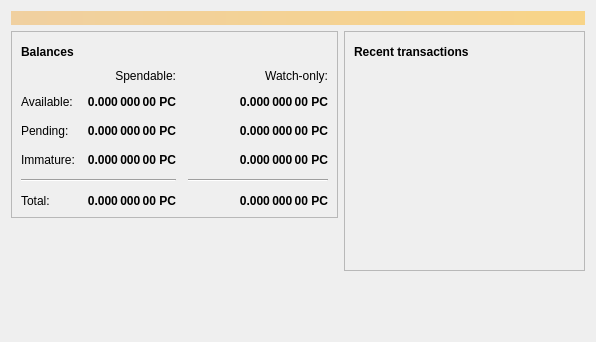
<?xml version="1.0" encoding="UTF-8"?>
<ui version="4.0">
 <class>OverviewPage</class>
 <widget class="QWidget" name="OverviewPage">
  <property name="geometry">
   <rect>
    <x>0</x>
    <y>0</y>
    <width>596</width>
    <height>342</height>
   </rect>
  </property>
  <property name="windowTitle">
   <string>Form</string>
  </property>
  <layout class="QVBoxLayout" name="topLayout">
   <item>
    <widget class="QLabel" name="labelAlerts">
     <property name="visible">
      <bool>false</bool>
     </property>
     <property name="styleSheet">
      <string notr="true">QLabel { background-color: qlineargradient(x1: 0, y1: 0, x2: 1, y2: 0, stop:0 #F0D0A0, stop:1 #F8D488); color:#000000; }</string>
     </property>
     <property name="wordWrap">
      <bool>true</bool>
     </property>
     <property name="margin">
      <number>3</number>
     </property>
     <property name="textInteractionFlags">
      <set>Qt::TextSelectableByMouse</set>
     </property>
    </widget>
   </item>
   <item>
    <layout class="QHBoxLayout" name="horizontalLayout" stretch="1,1">
     <item>
      <layout class="QVBoxLayout" name="verticalLayout_2">
       <item>
        <widget class="QFrame" name="frame">
         <property name="frameShape">
          <enum>QFrame::StyledPanel</enum>
         </property>
         <property name="frameShadow">
          <enum>QFrame::Raised</enum>
         </property>
         <layout class="QVBoxLayout" name="verticalLayout_4">
          <item>
           <layout class="QHBoxLayout" name="horizontalLayout_4">
            <item>
             <widget class="QLabel" name="label_5">
              <property name="font">
               <font>
                <weight>75</weight>
                <bold>true</bold>
               </font>
              </property>
              <property name="text">
               <string>Balances</string>
              </property>
             </widget>
            </item>
            <item>
             <widget class="QPushButton" name="labelWalletStatus">
              <property name="enabled">
               <bool>true</bool>
              </property>
              <property name="maximumSize">
               <size>
                <width>30</width>
                <height>16777215</height>
               </size>
              </property>
              <property name="toolTip">
               <string>The displayed information may be out of date. Your wallet automatically synchronizes with the Patentcoin network after a connection is established, but this process has not completed yet.</string>
              </property>
              <property name="text">
               <string/>
              </property>
              <property name="icon">
               <iconset resource="../patentcoin.qrc">
                <normaloff>:/icons/warning</normaloff>
                <disabledoff>:/icons/warning</disabledoff>:/icons/warning</iconset>
              </property>
              <property name="iconSize">
               <size>
                <width>24</width>
                <height>24</height>
               </size>
              </property>
              <property name="flat">
               <bool>true</bool>
              </property>
             </widget>
            </item>
            <item>
             <spacer name="horizontalSpacer_3">
              <property name="orientation">
               <enum>Qt::Horizontal</enum>
              </property>
              <property name="sizeHint" stdset="0">
               <size>
                <width>40</width>
                <height>20</height>
               </size>
              </property>
             </spacer>
            </item>
           </layout>
          </item>
          <item>
           <layout class="QGridLayout" name="gridLayout">
            <property name="spacing">
             <number>12</number>
            </property>
            <item row="2" column="2">
             <widget class="QLabel" name="labelWatchPending">
              <property name="font">
               <font>
                <weight>75</weight>
                <bold>true</bold>
               </font>
              </property>
              <property name="cursor">
               <cursorShape>IBeamCursor</cursorShape>
              </property>
              <property name="toolTip">
               <string>Unconfirmed transactions to watch-only addresses</string>
              </property>
              <property name="text">
               <string notr="true">0.000 000 00 PC</string>
              </property>
              <property name="alignment">
               <set>Qt::AlignRight|Qt::AlignTrailing|Qt::AlignVCenter</set>
              </property>
              <property name="textInteractionFlags">
               <set>Qt::LinksAccessibleByMouse|Qt::TextSelectableByKeyboard|Qt::TextSelectableByMouse</set>
              </property>
             </widget>
            </item>
            <item row="2" column="1">
             <widget class="QLabel" name="labelUnconfirmed">
              <property name="font">
               <font>
                <weight>75</weight>
                <bold>true</bold>
               </font>
              </property>
              <property name="cursor">
               <cursorShape>IBeamCursor</cursorShape>
              </property>
              <property name="toolTip">
               <string>Total of transactions that have yet to be confirmed, and do not yet count toward the spendable balance</string>
              </property>
              <property name="text">
               <string notr="true">0.000 000 00 PC</string>
              </property>
              <property name="alignment">
               <set>Qt::AlignRight|Qt::AlignTrailing|Qt::AlignVCenter</set>
              </property>
              <property name="textInteractionFlags">
               <set>Qt::LinksAccessibleByMouse|Qt::TextSelectableByKeyboard|Qt::TextSelectableByMouse</set>
              </property>
             </widget>
            </item>
            <item row="3" column="2">
             <widget class="QLabel" name="labelWatchImmature">
              <property name="font">
               <font>
                <weight>75</weight>
                <bold>true</bold>
               </font>
              </property>
              <property name="cursor">
               <cursorShape>IBeamCursor</cursorShape>
              </property>
              <property name="toolTip">
               <string>Mined balance in watch-only addresses that has not yet matured</string>
              </property>
              <property name="text">
               <string notr="true">0.000 000 00 PC</string>
              </property>
              <property name="alignment">
               <set>Qt::AlignRight|Qt::AlignTrailing|Qt::AlignVCenter</set>
              </property>
              <property name="textInteractionFlags">
               <set>Qt::LinksAccessibleByMouse|Qt::TextSelectableByKeyboard|Qt::TextSelectableByMouse</set>
              </property>
             </widget>
            </item>
            <item row="4" column="0" colspan="2">
             <widget class="Line" name="line">
              <property name="orientation">
               <enum>Qt::Horizontal</enum>
              </property>
             </widget>
            </item>
            <item row="4" column="2">
             <widget class="Line" name="lineWatchBalance">
              <property name="sizePolicy">
               <sizepolicy hsizetype="Preferred" vsizetype="Fixed">
                <horstretch>0</horstretch>
                <verstretch>0</verstretch>
               </sizepolicy>
              </property>
              <property name="minimumSize">
               <size>
                <width>140</width>
                <height>0</height>
               </size>
              </property>
              <property name="orientation">
               <enum>Qt::Horizontal</enum>
              </property>
             </widget>
            </item>
            <item row="5" column="0">
             <widget class="QLabel" name="labelTotalText">
              <property name="text">
               <string>Total:</string>
              </property>
             </widget>
            </item>
            <item row="3" column="1">
             <widget class="QLabel" name="labelImmature">
              <property name="font">
               <font>
                <weight>75</weight>
                <bold>true</bold>
               </font>
              </property>
              <property name="cursor">
               <cursorShape>IBeamCursor</cursorShape>
              </property>
              <property name="toolTip">
               <string>Mined balance that has not yet matured</string>
              </property>
              <property name="text">
               <string notr="true">0.000 000 00 PC</string>
              </property>
              <property name="alignment">
               <set>Qt::AlignRight|Qt::AlignTrailing|Qt::AlignVCenter</set>
              </property>
              <property name="textInteractionFlags">
               <set>Qt::LinksAccessibleByMouse|Qt::TextSelectableByKeyboard|Qt::TextSelectableByMouse</set>
              </property>
             </widget>
            </item>
            <item row="2" column="3">
             <spacer name="horizontalSpacer_2">
              <property name="orientation">
               <enum>Qt::Horizontal</enum>
              </property>
              <property name="sizeHint" stdset="0">
               <size>
                <width>40</width>
                <height>20</height>
               </size>
              </property>
             </spacer>
            </item>
            <item row="3" column="0">
             <widget class="QLabel" name="labelImmatureText">
              <property name="text">
               <string>Immature:</string>
              </property>
             </widget>
            </item>
            <item row="5" column="1">
             <widget class="QLabel" name="labelTotal">
              <property name="font">
               <font>
                <weight>75</weight>
                <bold>true</bold>
               </font>
              </property>
              <property name="cursor">
               <cursorShape>IBeamCursor</cursorShape>
              </property>
              <property name="toolTip">
               <string>Your current total balance</string>
              </property>
              <property name="text">
               <string notr="true">0.000 000 00 PC</string>
              </property>
              <property name="alignment">
               <set>Qt::AlignRight|Qt::AlignTrailing|Qt::AlignVCenter</set>
              </property>
              <property name="textInteractionFlags">
               <set>Qt::LinksAccessibleByMouse|Qt::TextSelectableByKeyboard|Qt::TextSelectableByMouse</set>
              </property>
             </widget>
            </item>
            <item row="5" column="2">
             <widget class="QLabel" name="labelWatchTotal">
              <property name="font">
               <font>
                <weight>75</weight>
                <bold>true</bold>
               </font>
              </property>
              <property name="cursor">
               <cursorShape>IBeamCursor</cursorShape>
              </property>
              <property name="toolTip">
               <string>Current total balance in watch-only addresses</string>
              </property>
              <property name="text">
               <string notr="true">0.000 000 00 PC</string>
              </property>
              <property name="alignment">
               <set>Qt::AlignRight|Qt::AlignTrailing|Qt::AlignVCenter</set>
              </property>
              <property name="textInteractionFlags">
               <set>Qt::LinksAccessibleByMouse|Qt::TextSelectableByKeyboard|Qt::TextSelectableByMouse</set>
              </property>
             </widget>
            </item>
            <item row="0" column="2">
             <widget class="QLabel" name="labelWatchonly">
              <property name="text">
               <string>Watch-only:</string>
              </property>
              <property name="alignment">
               <set>Qt::AlignRight|Qt::AlignTrailing|Qt::AlignVCenter</set>
              </property>
             </widget>
            </item>
            <item row="1" column="0">
             <widget class="QLabel" name="labelBalanceText">
              <property name="text">
               <string>Available:</string>
              </property>
             </widget>
            </item>
            <item row="1" column="1">
             <widget class="QLabel" name="labelBalance">
              <property name="font">
               <font>
                <weight>75</weight>
                <bold>true</bold>
               </font>
              </property>
              <property name="cursor">
               <cursorShape>IBeamCursor</cursorShape>
              </property>
              <property name="toolTip">
               <string>Your current spendable balance</string>
              </property>
              <property name="text">
               <string notr="true">0.000 000 00 PC</string>
              </property>
              <property name="alignment">
               <set>Qt::AlignRight|Qt::AlignTrailing|Qt::AlignVCenter</set>
              </property>
              <property name="textInteractionFlags">
               <set>Qt::LinksAccessibleByMouse|Qt::TextSelectableByKeyboard|Qt::TextSelectableByMouse</set>
              </property>
             </widget>
            </item>
            <item row="1" column="2">
             <widget class="QLabel" name="labelWatchAvailable">
              <property name="font">
               <font>
                <weight>75</weight>
                <bold>true</bold>
               </font>
              </property>
              <property name="cursor">
               <cursorShape>IBeamCursor</cursorShape>
              </property>
              <property name="toolTip">
               <string>Your current balance in watch-only addresses</string>
              </property>
              <property name="text">
               <string notr="true">0.000 000 00 PC</string>
              </property>
              <property name="alignment">
               <set>Qt::AlignRight|Qt::AlignTrailing|Qt::AlignVCenter</set>
              </property>
              <property name="textInteractionFlags">
               <set>Qt::LinksAccessibleByMouse|Qt::TextSelectableByKeyboard|Qt::TextSelectableByMouse</set>
              </property>
             </widget>
            </item>
            <item row="2" column="0">
             <widget class="QLabel" name="labelPendingText">
              <property name="text">
               <string>Pending:</string>
              </property>
             </widget>
            </item>
            <item row="0" column="1">
             <widget class="QLabel" name="labelSpendable">
              <property name="text">
               <string>Spendable:</string>
              </property>
              <property name="alignment">
               <set>Qt::AlignRight|Qt::AlignTrailing|Qt::AlignVCenter</set>
              </property>
             </widget>
            </item>
           </layout>
          </item>
         </layout>
        </widget>
       </item>
       <item>
        <spacer name="verticalSpacer">
         <property name="orientation">
          <enum>Qt::Vertical</enum>
         </property>
         <property name="sizeHint" stdset="0">
          <size>
           <width>20</width>
           <height>40</height>
          </size>
         </property>
        </spacer>
       </item>
      </layout>
     </item>
     <item>
      <layout class="QVBoxLayout" name="verticalLayout_3">
       <item>
        <widget class="QFrame" name="frame_2">
         <property name="frameShape">
          <enum>QFrame::StyledPanel</enum>
         </property>
         <property name="frameShadow">
          <enum>QFrame::Raised</enum>
         </property>
         <layout class="QVBoxLayout" name="verticalLayout">
          <item>
           <layout class="QHBoxLayout" name="horizontalLayout_2">
            <item>
             <widget class="QLabel" name="label_4">
              <property name="font">
               <font>
                <weight>75</weight>
                <bold>true</bold>
               </font>
              </property>
              <property name="text">
               <string>Recent transactions</string>
              </property>
             </widget>
            </item>
            <item>
             <widget class="QPushButton" name="labelTransactionsStatus">
              <property name="enabled">
               <bool>true</bool>
              </property>
              <property name="maximumSize">
               <size>
                <width>30</width>
                <height>16777215</height>
               </size>
              </property>
              <property name="toolTip">
               <string>The displayed information may be out of date. Your wallet automatically synchronizes with the Patentcoin network after a connection is established, but this process has not completed yet.</string>
              </property>
              <property name="text">
               <string/>
              </property>
              <property name="icon">
               <iconset resource="../patentcoin.qrc">
                <normaloff>:/icons/warning</normaloff>
                <disabledoff>:/icons/warning</disabledoff>:/icons/warning</iconset>
              </property>
              <property name="iconSize">
               <size>
                <width>24</width>
                <height>24</height>
               </size>
              </property>
              <property name="flat">
               <bool>true</bool>
              </property>
             </widget>
            </item>
            <item>
             <spacer name="horizontalSpacer">
              <property name="orientation">
               <enum>Qt::Horizontal</enum>
              </property>
              <property name="sizeHint" stdset="0">
               <size>
                <width>40</width>
                <height>20</height>
               </size>
              </property>
             </spacer>
            </item>
           </layout>
          </item>
          <item>
           <widget class="QListView" name="listTransactions">
            <property name="styleSheet">
             <string notr="true">QListView { background: transparent; }</string>
            </property>
            <property name="frameShape">
             <enum>QFrame::NoFrame</enum>
            </property>
            <property name="verticalScrollBarPolicy">
             <enum>Qt::ScrollBarAlwaysOff</enum>
            </property>
            <property name="horizontalScrollBarPolicy">
             <enum>Qt::ScrollBarAlwaysOff</enum>
            </property>
            <property name="selectionMode">
             <enum>QAbstractItemView::NoSelection</enum>
            </property>
           </widget>
          </item>
         </layout>
        </widget>
       </item>
       <item>
        <spacer name="verticalSpacer_2">
         <property name="orientation">
          <enum>Qt::Vertical</enum>
         </property>
         <property name="sizeHint" stdset="0">
          <size>
           <width>20</width>
           <height>40</height>
          </size>
         </property>
        </spacer>
       </item>
      </layout>
     </item>
    </layout>
   </item>
  </layout>
 </widget>
 <resources/>
 <connections/>
</ui>
